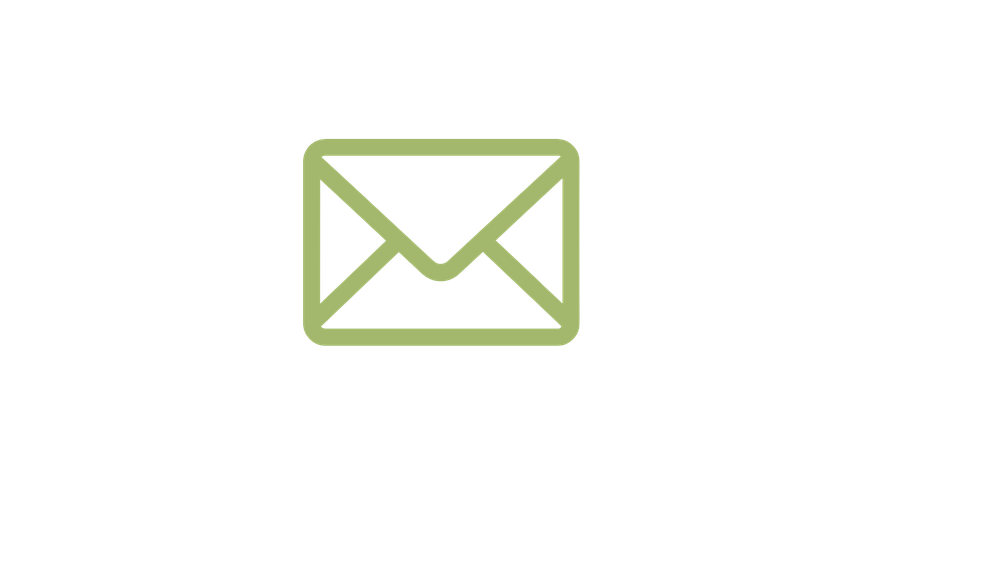
#> input picture src/assets/public-website-redesign/images/contact/connect-with-us-email-symbol.png, 1000 x 562 px, shrunk from 1920 x 1080 before the run
$ python trim_transparent.py
#> lines starting #> are read from the running program, lines starting #| are printed output that depends on the picture
"""Trim fully-transparent borders from PNG (and other RGBA) images.

Walks a directory tree and, for each image with an alpha channel, crops to the
bounding box of non-transparent pixels. Originals should be preserved elsewhere
because this overwrites in place by default.

Usage:
    python3 scripts/image-tools/trim_transparent.py [PATH] [options]

If PATH is omitted, defaults to the public-website-redesign images folder.

Examples:
    # Dry-run over the default folder
    python3 scripts/image-tools/trim_transparent.py

    # Actually write changes, ignore trims smaller than 10px total
    python3 scripts/image-tools/trim_transparent.py --write --min-trim 10

    # Target a subfolder, treat alpha <= 8 as transparent
    python3 scripts/image-tools/trim_transparent.py src/assets/.../domains/air \\
        --write --threshold 8
"""

from __future__ import annotations

import argparse
import sys
from dataclasses import dataclass
from pathlib import Path

from PIL import Image

DEFAULT_ROOT = Path("src/assets/public-website-redesign/images")
IMAGE_EXTS = {".png", ".webp", ".tiff", ".tif"}


@dataclass
class TrimResult:
    path: Path
    original_size: tuple[int, int]
    new_size: tuple[int, int] | None
    trim_ltrb: tuple[int, int, int, int] | None
    skipped_reason: str | None = None

    @property
    def total_trim(self) -> int:
        if self.trim_ltrb is None:
            return 0
        return sum(self.trim_ltrb)

    @property
    def changed(self) -> bool:
        return self.new_size is not None and self.new_size != self.original_size


def iter_images(root: Path) -> list[Path]:
    if root.is_file():
        return [root] if root.suffix.lower() in IMAGE_EXTS else []
    return sorted(p for p in root.rglob("*") if p.is_file() and p.suffix.lower() in IMAGE_EXTS)


def compute_bbox(image: Image.Image, threshold: int) -> tuple[int, int, int, int] | None:
    """Return bbox of pixels whose alpha > threshold, or None if fully transparent."""
    if image.mode != "RGBA":
        return None
    alpha = image.split()[-1]
    if threshold <= 0:
        mask = alpha
    else:
        mask = alpha.point(lambda a: 255 if a > threshold else 0)
    return mask.getbbox()


def process_image(path: Path, *, write: bool, threshold: int, min_trim: int) -> TrimResult:
#> called with write = False, threshold = 0, min_trim = 0
    with Image.open(path) as im:
#> im is the input picture: PIL image 1000x562 RGBA; mean R, G, B, A 8, 9, 5.3, 10.8
        im.load()
        original_size = im.size
#> original_size = (1000, 562)

        if im.mode not in ("RGBA", "LA", "PA"):
            return TrimResult(path, original_size, None, None, skipped_reason="no alpha channel")

        if im.mode != "RGBA":
            im = im.convert("RGBA")

        bbox = compute_bbox(im, threshold)
#> in compute_bbox, `alpha = image.split()[-1]`:
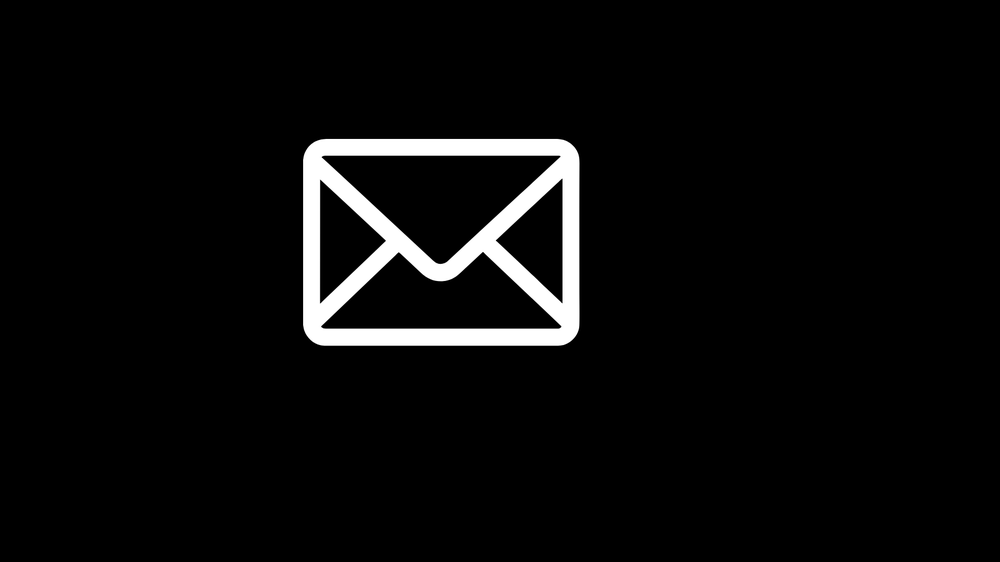
#> alpha: PIL image 1000x562 L; min 0, max 255, mean 10.8
#> bbox = (301, 136, 582, 349)
        if bbox is None:
            return TrimResult(path, original_size, None, None, skipped_reason="fully transparent")

        w, h = original_size
#> w = 1000; h = 562
        l, t, r, b = bbox
#> l = 301; t = 136; r = 582; b = 349
        trim_ltrb = (l, t, w - r, h - b)
#> trim_ltrb = (301, 136, 418, 213)

        if sum(trim_ltrb) == 0:
            return TrimResult(path, original_size, original_size, trim_ltrb, skipped_reason="no trim needed")

        if sum(trim_ltrb) < min_trim:
            return TrimResult(path, original_size, original_size, trim_ltrb, skipped_reason=f"below --min-trim ({min_trim})")

        new_size = (r - l, b - t)
#> new_size = (281, 213)
        if write:
            cropped = im.crop(bbox)
            save_kwargs = {"optimize": True} if path.suffix.lower() == ".png" else {}
            cropped.save(path, **save_kwargs)

        return TrimResult(path, original_size, new_size, trim_ltrb)


def format_result(result: TrimResult, root: Path) -> str:
    rel = result.path.relative_to(root) if root in result.path.parents or result.path == root else result.path
    if result.skipped_reason and not result.changed:
        return f"  skip  {rel}  ({result.skipped_reason})"
    l, t, r, b = result.trim_ltrb or (0, 0, 0, 0)
    ow, oh = result.original_size
    nw, nh = result.new_size or result.original_size
    return f"  trim  {rel}  {ow}x{oh} -> {nw}x{nh}  (L={l} T={t} R={r} B={b})"


def main(argv: list[str] | None = None) -> int:
    parser = argparse.ArgumentParser(description=__doc__, formatter_class=argparse.RawDescriptionHelpFormatter)
    parser.add_argument("path", nargs="?", default=str(DEFAULT_ROOT), help=f"File or folder to process (default: {DEFAULT_ROOT})")
    parser.add_argument("--write", action="store_true", help="Actually overwrite files (default: dry-run)")
    parser.add_argument("--threshold", type=int, default=0, help="Alpha values <= this count as transparent (default: 0)")
    parser.add_argument("--min-trim", type=int, default=0, help="Skip files where total trimmed pixels is below this")
    args = parser.parse_args(argv)

    root = Path(args.path).resolve()
    if not root.exists():
        print(f"error: path not found: {root}", file=sys.stderr)
        return 1

    search_root = root if root.is_dir() else root.parent
    files = iter_images(root)
    if not files:
        print(f"no images found under {root}")
        return 0

    mode_label = "WRITE" if args.write else "DRY-RUN"
    print(f"[{mode_label}] scanning {len(files)} image(s) under {root}")
    if args.threshold:
        print(f"  alpha threshold: <= {args.threshold}")
    if args.min_trim:
        print(f"  min trim: {args.min_trim}px total")
    print()

    changed: list[TrimResult] = []
    skipped: list[TrimResult] = []
    errors: list[tuple[Path, Exception]] = []

    for f in files:
        try:
            result = process_image(f, write=args.write, threshold=args.threshold, min_trim=args.min_trim)
        except Exception as exc:
            errors.append((f, exc))
            print(f"  error {f.relative_to(search_root)}: {exc}")
            continue
        if result.changed:
            changed.append(result)
            print(format_result(result, search_root))
#|   trim  src/assets/public-website-redesign/images/contact/connect-with-us-email-symbol.png  1000x562 -> 281x213  (L=301 T=136 R=418 B=213)
        else:
            skipped.append(result)

    print()
    print(f"summary: {len(changed)} changed, {len(skipped)} unchanged, {len(errors)} errors")
#| summary: 1 changed, 0 unchanged, 0 errors
    if not args.write and changed:
        print("re-run with --write to apply these changes.")
    return 0 if not errors else 2


if __name__ == "__main__":
    raise SystemExit(main())
#> (the program exits here)
